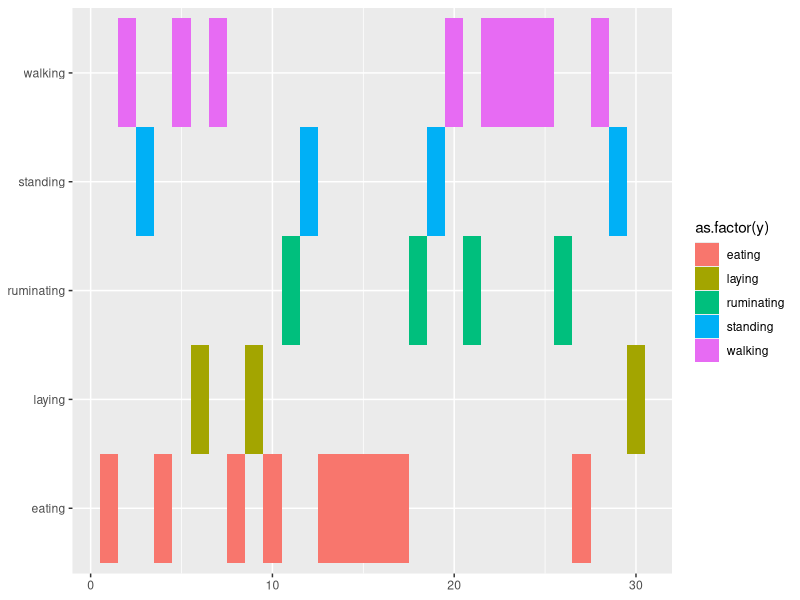

Recreate this plot in R.
## ---- chunk 1
knitr::opts_chunk$set(echo = FALSE)
## ---- chunk 2
n_nr_obs <- 30
vec_behave <- c("eating", "laying", "ruminating", "standing", "walking")
n_nr_behave <- length(vec_behave)
tbl_behavior <- tibble::tibble(x = 1:n_nr_obs, y = sample(vec_behave, n_nr_obs, replace = TRUE))
require(ggplot2)
p <- ggplot(tbl_behavior, aes(x=x, y=as.factor(y), fill = as.factor(y))) + xlab(NULL) + ylab(NULL)
p + geom_tile()
